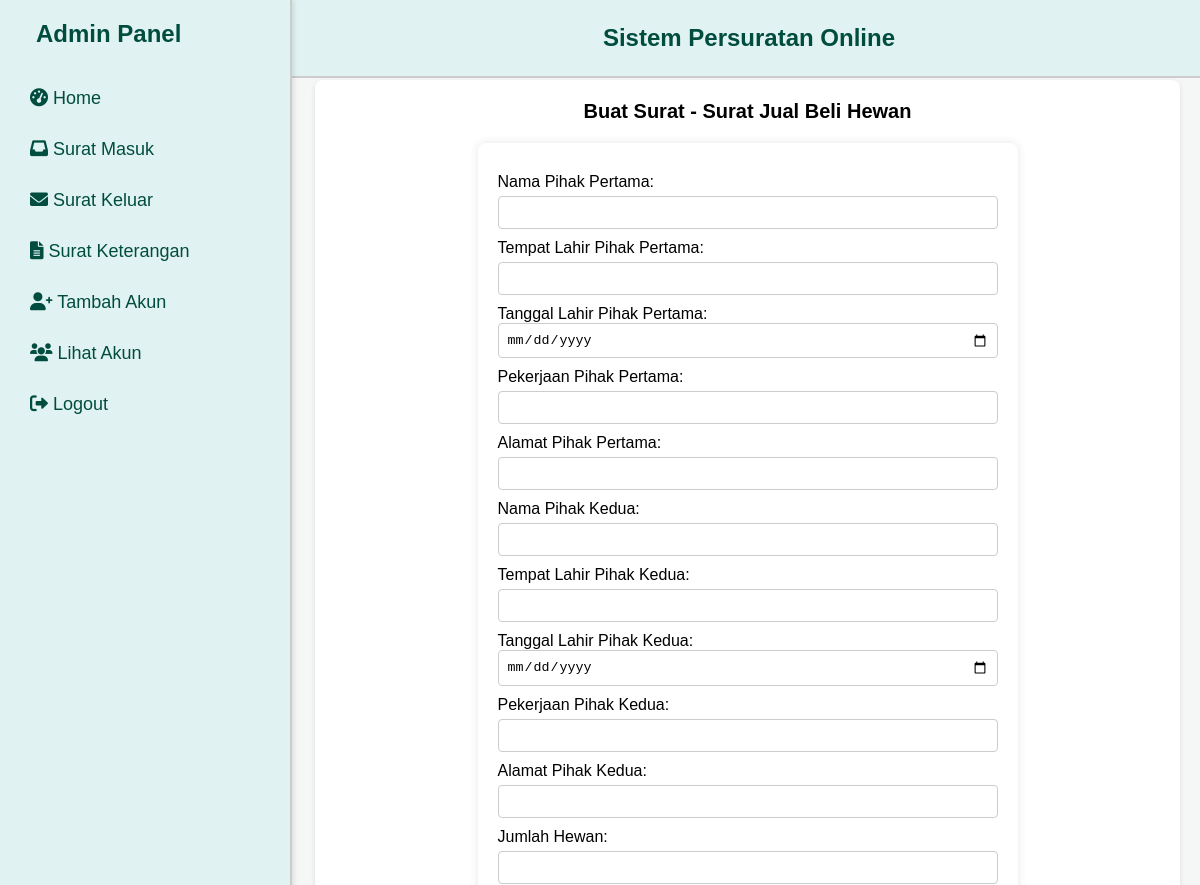
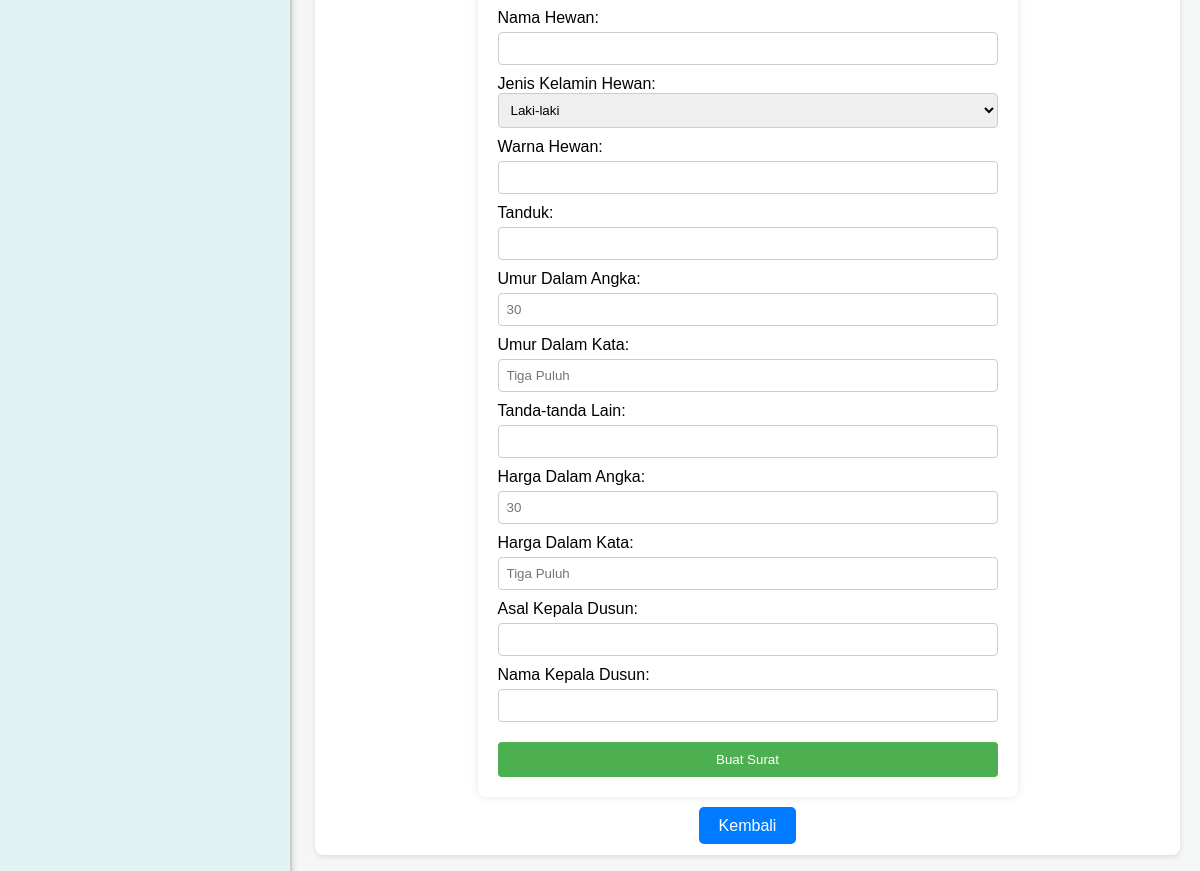
Page /admin/admin_buat_surat.php?type=7 on the committed database (2 pictures, top to bottom).
### tables this page shows
CREATE TABLE `jenis_surat` (
  `id` int(11) NOT NULL,
  `nama_surat` varchar(255) NOT NULL,
  `template_file` varchar(255) NOT NULL,
  `required_fields` text NOT NULL
);

### admin/admin_buat_surat.php (the view, shortened to what this page needs)
<?php
require_once '../config/connection.php';
$jenis_surat_id = $_GET['type'];
$query = "SELECT * FROM jenis_surat WHERE id = ?";
$stmt = mysqli_prepare($conn, $query);
mysqli_stmt_bind_param($stmt, "i", $jenis_surat_id);
mysqli_stmt_execute($stmt);
$result = mysqli_stmt_get_result($stmt);
$surat = mysqli_fetch_assoc($result);
$required_fields = explode(',', $surat['required_fields']);
$success = false;
?>
<!DOCTYPE html>
<html lang="en">
<head>
    <link rel="stylesheet" href="https://cdnjs.cloudflare.com/ajax/libs/font-awesome/6.0.0-beta3/css/all.min.css">
</head>
<body>
    <div class="header">
        <b>Sistem Persuratan Online</b>
    </div>
    <div class="container">
        <div class="sidebar">
            <h2>Admin Panel</h2>
            <a href="dashboard.php"><i class="fa-solid fa-tachometer-alt"></i> Home</a>
            <a href="surat_masuk.php"><i class="fa-solid fa-inbox"></i> Surat Masuk</a>
            <a href="surat_keluar.php"><i class="fa-solid fa-envelope"></i> Surat Keluar</a>
            <a href="surat_keterangan.php"><i class="fa-solid fa-file-alt"></i> Surat Keterangan</a>
            <a href="tambah_akun.php"><i class="fa-solid fa-user-plus"></i> Tambah Akun</a>
            <a href="lihat_akun.php"><i class="fa-solid fa-users"></i> Lihat Akun</a>
            <a href="../auth/logout.php"><i class="fa-solid fa-sign-out-alt"></i> Logout</a>
        </div>
        <div class="content">
            <div class="card">
                <h3>Buat Surat - <?php echo htmlspecialchars($surat['nama_surat']); ?></h3>
                <?php if ($success): ?>
                    <div class="success">
                        <p>Surat berhasil dibuat!</p>
                    </div>
                <?php else: ?>
                    <form method="POST">
                        <?php foreach ($required_fields as $field): ?>
                            <?php
                                $words = explode('_', $field);
                                if (strtolower($words[0]) === 'nik') {
                                    $words[0] = strtoupper($words[0]);
                                } else {
                                    $words[0] = ucwords($words[0]);
                                }
                                for ($i = 1; $i < count($words); $i++) {
                                    $words[$i] = ucwords($words[$i]);
                                }
                                $label = implode(' ', $words);
                                $input_type = 'text';
                                $attributes = '';
                                $placeholder = '';
                                if (strpos($field, 'tanggal') !== false) {
                                    $input_type = 'date';
                                } elseif (strpos($field, 'nik') !== false) {
                                    $attributes = 'maxlength="16" pattern="\d{16}"';
                                } elseif (strpos($field, 'jenis_kelamin') !== false) {
                                    echo "<label for='{$field}'>{$label}:</label>";
                                    echo "<select id='{$field}' name='{$field}' required>
                                            <option value='Laki-laki'>Laki-laki</option>
                                            <option value='Perempuan'>Perempuan</option>
                                        </select>";
                                    continue;
                                } elseif (strpos($field, 'dalam_angka') !== false) {
                                    $placeholder = '30';
                                } elseif (strpos($field, 'dalam_kata') !== false) {
                                    $placeholder = 'Tiga Puluh';
                                }
                                echo "<label for='{$field}'>{$label}:</label>";
                                echo "<input type='{$input_type}' id='{$field}' name='{$field}' placeholder='{$placeholder}' {$attributes} required>";
                            ?>
                        <?php endforeach; ?>
                        <button type="submit">Buat Surat</button>
                    </form>
                <?php endif; ?>
                <div class="back-home">
                    <a href="surat_keterangan.php">Kembali</a>
                </div>
            </div>
        </div>
    </div>
</body>
</html>

### admin/admin_buat_surat.php (style rules this page uses)
body { font-family: Arial, sans-serif; margin: 0; padding: 0; background-color: #f4f7f6; display: flex; height: 100vh; overflow: auto; }
.header { background-color: #e0f2f1; color: #004d40; padding: 1.5rem; text-align: center; font-size: 24px; position: fixed; width: calc(100% - 250px); top: 0; left: 250px; z-index: 500; border-bottom: 2px solid #ccc; }
.container { display: flex; width: 100%; margin-top: 60px; }
.sidebar { width: 250px; background-color: #e0f2f1; padding: 20px; box-shadow: 2px 0 5px rgba(0, 0, 0, 0.1); height: 100vh; position: fixed; top: 0; bottom: 0; overflow-y: auto; z-index: 1000; border-right: 2px solid #ccc; }
.sidebar h2 { color: #004d40; font-size: 24px; margin: 0 0 1.9rem 1rem; }
.sidebar a { display: block; color: #004d40; text-decoration: none; padding: 10px; font-size: 18px; margin: 10px 0; border-radius: 5px; transition: background-color 0.3s ease; }
.content { margin-left: 295px; padding: 20px; width: calc(100% - 270px); overflow-y: auto; height: 100vh; box-sizing: border-box; }
.card { background-color: #fff; border-radius: 8px; box-shadow: 0 2px 5px rgba(0, 0, 0, 0.1); padding: 20px; margin-bottom: 20px; }
.card h3 { margin: 0 0 20px 0; font-size: 20px; }
.card form input, .card form textarea, .card form select { width: 100%; padding: 8px; box-sizing: border-box; border: 1px solid #ccc; border-radius: 4px; }
.card form button { padding: 10px 15px; background-color: #4caf50; color: #fff; border: none; border-radius: 4px; cursor: pointer; }
form { background-color: white; padding: 20px; border-radius: 8px; max-width: 500px; margin: auto; box-shadow: 0 0 10px rgba(0, 0, 0, 0.1); }
h3 { text-align: center; }
label { display: block; margin-top: 10px; }
input[type="text"], textarea { width: 100%; padding: 8px; margin-top: 5px; border-radius: 5px; border: 1px solid #ccc; box-sizing: border-box; }
button { background-color: #007bff; color: white; padding: 10px 20px; border: none; border-radius: 5px; cursor: pointer; margin-top: 20px; width: 100%; }
.back-home { margin-top: 20px; text-align: center; }
.back-home a { background-color: #007bff; color: white; padding: 10px 20px; border-radius: 5px; text-decoration: none; }

### rows in the picture
jenis_surat: nama_surat "Surat Jual Beli Hewan", jenis_kelamin_hewan "Laki-laki", umur_dalam_angka "30", umur_dalam_kata "Tiga Puluh", harga_dalam_angka "30", harga_dalam_kata "Tiga Puluh"

### other values in the picture
$label "Nama Pihak Pertama"
$label "Tempat Lahir Pihak Pertama"
$label "Tanggal Lahir Pihak Pertama"
$label "Pekerjaan Pihak Pertama"
$label "Alamat Pihak Pertama"
$label "Nama Pihak Kedua"
$label "Tempat Lahir Pihak Kedua"
$label "Tanggal Lahir Pihak Kedua"
$label "Pekerjaan Pihak Kedua"
$label "Alamat Pihak Kedua"
$label "Jumlah Hewan"
$label "Nama Hewan"
$label "Jenis Kelamin Hewan"
$label "Warna Hewan"
$label "Tanduk"
